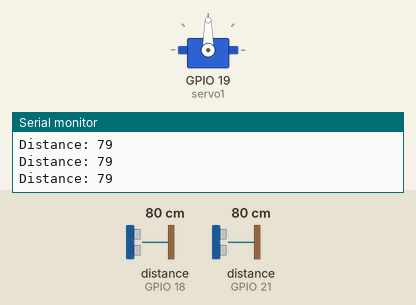
Simulated run of this sketch. Board: ESP32. Shown: servo, the last lines printed to the serial monitor. Wiring (inferred from the names in the program): 2 × ultrasonic range finder: trigger GPIO 4, echo GPIO 21 / trigger GPIO 5, echo GPIO 18. The test bench sets the inputs (shaded band); at power-on: distance to the obstacle (sensors on GPIO 21, GPIO 18) 80 cm. The echo pulse lasts 58.3 µs per cm.

Above: at 1.2 s.
1.3 s: distance to the obstacle (sensor on GPIO 21) set to 12 cm
2.8 s: distance to the obstacle (sensor on GPIO 21) set to 9 cm
At 3.6 s:
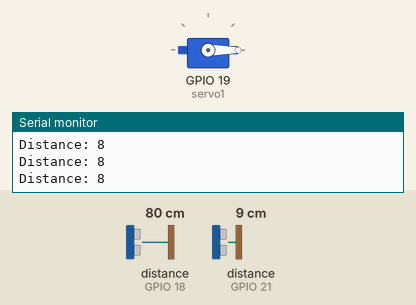
4.3 s: distance to the obstacle (sensor on GPIO 18) set to 12 cm
7.3 s: distance to the obstacle (sensor on GPIO 18) set to 9 cm
At 10.4 s:
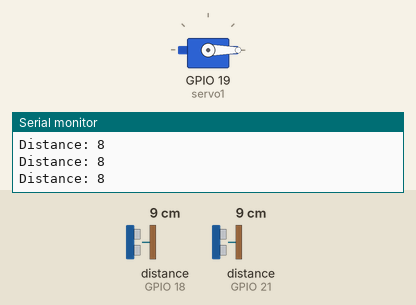
Timing chart, 0 to 11.3 s (numbered marks = the images above; inputs shaded):
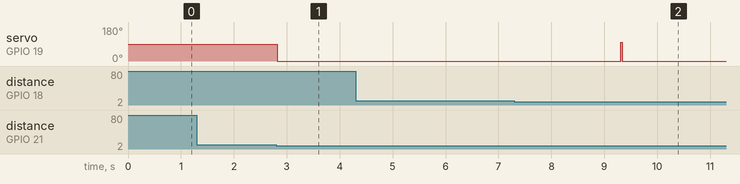

The sketch:

Gate_no_bluetooth_.ino
```cpp
#include <ESP32Servo.h>

static const int servo1Pin = 19;
Servo servo1;


//CAR IN ULTRA SONIC
int trigPin1 = 5;
int echoPin1 = 18;

//CAR OUT ULTRA SONIC
int trigPin2 = 4;
int echoPin2 = 21;

int duration1;
int distance1;

int duration2;
int distance2;

int flag1 = 0;
int flag2 = 0;

void setup() {
  Serial.begin(115200);
  servo1.attach(19);
  //servo1.write(100);

  pinMode(trigPin1, OUTPUT);
  pinMode(echoPin1, INPUT);

  pinMode(trigPin2, OUTPUT);
  pinMode(echoPin2, INPUT);


}


void loop() {
  ultra_sonic();
  if(distance1 < 10 && flag1==0){
      flag1=1;
      if(flag2==0){
        servo1.write(0);
      }
  }
  if(distance2 < 10 && flag2==0){
    flag2=1;
    if(flag1==0){
    servo1.write(0);
    }
  }
  if(flag1==1 && flag2==1){
    delay (2000);
    servo1.write(100);
    flag1=0,
    flag2=0;
  }
 Serial.print("Distance: ");
 Serial.println(distance2);
 delay(20);
}
void ultra_sonic(){
  digitalWrite(trigPin1, LOW);
  delayMicroseconds(2);
  digitalWrite(trigPin1, HIGH);
  delayMicroseconds(10);
  digitalWrite(trigPin1, LOW);
  duration1 = pulseIn(echoPin1, HIGH);
  distance1 = duration1*0.034/2;
  //ultra2
  digitalWrite(trigPin2, LOW);
  delayMicroseconds(2);
  digitalWrite(trigPin2, HIGH);
  delayMicroseconds(10);
  digitalWrite(trigPin2, LOW);
  duration2 = pulseIn(echoPin2, HIGH);
  distance2 = duration2*0.034/2;
}
```

Measured:
- the behaviour switches between 11 and 10 cm on distance to the obstacle (sensor on GPIO 21) (found by bisection; images 0 and 1)
- after the input at 2.8 s, servo on GPIO 19 (servo1): 90° → 0° at once
- after the input at 7.3 s, servo on GPIO 19 (servo1): 0° → 100° after 2.0 s, → 0° 0.02 s later
